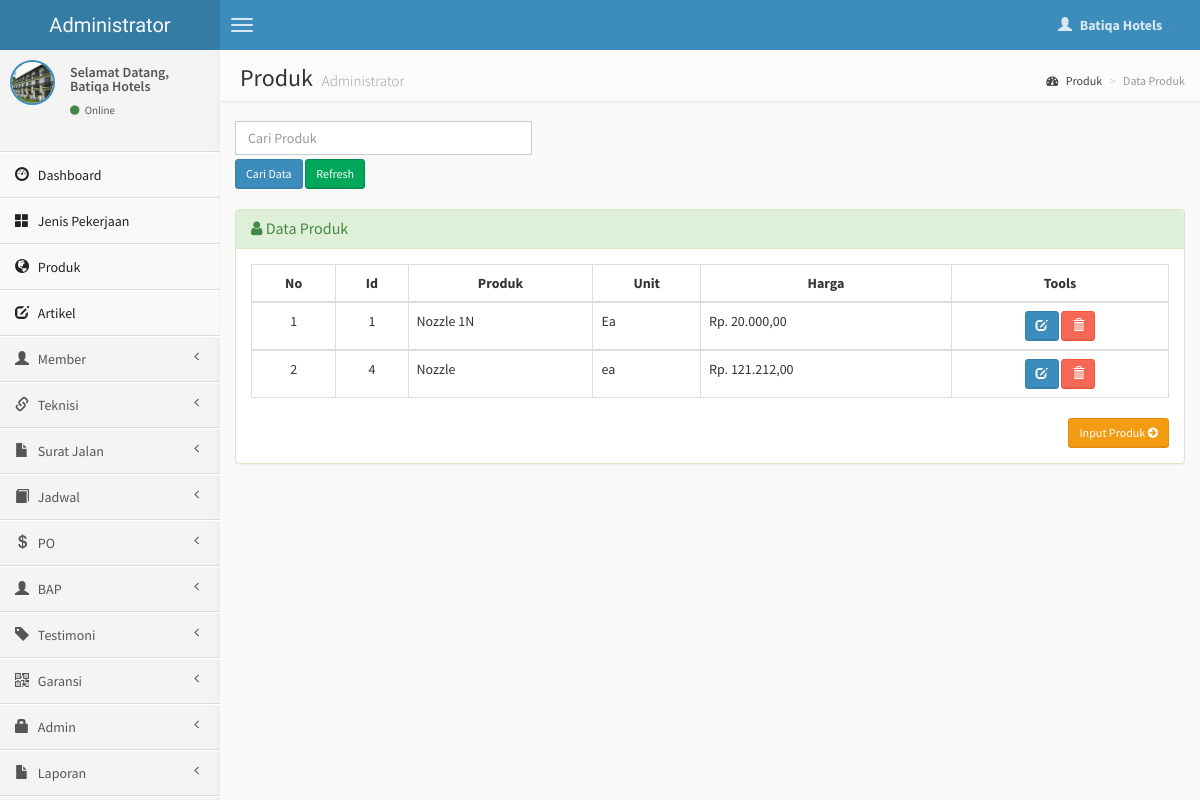
Page /admin/produk.php (signed in) on the committed database.
### tables this page shows
CREATE TABLE `produk` (
  `id_produk` int(4) NOT NULL,
  `nama_produk` varchar(50) NOT NULL,
  `unit` varchar(15) NOT NULL,
  `harga` varchar(15) NOT NULL
);

### admin/produk.php (the view, shortened to what this page needs)
<?php
if (empty($_SESSION['username'])){
	header('location:../index.php');
} else {
?>
<!DOCTYPE html>
<html>
    <head>
        <link href="../dist/css/bootstrap.css" rel="stylesheet" type="text/css" />
        <link href="//cdnjs.cloudflare.com/ajax/libs/font-awesome/4.1.0/css/font-awesome.min.css" rel="stylesheet" type="text/css" />
        <link href="//code.ionicframework.com/ionicons/1.5.2/css/ionicons.min.css" rel="stylesheet" type="text/css" />
        <link href="../css/morris/morris.css" rel="stylesheet" type="text/css" />
        <link href="../css/jvectormap/jquery-jvectormap-1.2.2.css" rel="stylesheet" type="text/css" />
        <link href="../css/datepicker/datepicker3.css" rel="stylesheet" type="text/css" />
        <link href="../css/daterangepicker/daterangepicker-bs3.css" rel="stylesheet" type="text/css" />
        <link href="../css/bootstrap-wysihtml5/bootstrap3-wysihtml5.min.css" rel="stylesheet" type="text/css" />
        <link href="../css/AdminLTE.css" rel="stylesheet" type="text/css" />
        <link rel="stylesheet" href="datatables/dataTables.bootstrap.css"/>
    </head>
    <body class="skin-blue">
        <header class="header">
            <a href="index.php" class="logo">
                Administrator
            </a>
            <nav class="navbar navbar-static-top" role="navigation">
                <a href="#" class="navbar-btn sidebar-toggle" data-toggle="offcanvas" role="button">
                    <span class="icon-bar"></span>
                    <span class="icon-bar"></span>
                    <span class="icon-bar"></span>
                </a>
                <div class="navbar-right">
                    <ul class="nav navbar-nav">
                        <li class="dropdown user user-menu">
                            <a href="#" class="dropdown-toggle" data-toggle="dropdown">
                                <i class="glyphicon glyphicon-user"></i>
                                <span><?php echo $_SESSION['fullname']; ?> <i class="caret"></i></span>
                            </a>
<?php } ?>
                        </li>
                    </ul>
                </div>
            </nav>
        </header>
        <div class="wrapper row-offcanvas row-offcanvas-left">
            <aside class="left-side sidebar-offcanvas">
                <section class="sidebar">
                    <div class="user-panel">
                        <div class="pull-left image">
                            <img src="<?php echo $_SESSION['gambar']; ?>" class="img-circle" alt="User Image" style="border: 2px solid #3C8DBC;" />
                        </div>
                        <div class="pull-left info">
                            <p>Selamat Datang,<br /><?php echo $_SESSION['fullname']; ?></p>
                            <a href="#"><i class="fa fa-circle text-success"></i> Online</a>
                        </div>
                    </div>
                    <?php include "menu.php"; ?>
                </section>
            </aside>
            <aside class="right-side">
                <section class="content-header">
                    <h1>
                        Produk
                        <small>Administrator</small>
                    </h1>
                    <ol class="breadcrumb">
                        <li><a href="#"><i class="fa fa-dashboard"></i> Produk</a></li>
                        <li class="active">Data Produk</li>
                    </ol>
                </section>
                <section class="content">
                    <div class="row">
              <div class="col-lg-4">
              <form action='produk.php' method="POST">
	       <input type='text' class="form-control" style="margin-bottom: 4px;" name='qcari' placeholder='Cari Produk' required />
           <input type='submit' value='Cari Data' class="btn btn-sm btn-primary" /> <a href='produk.php' class="btn btn-sm btn-success" >Refresh</i></a>
          	</div>
              </div>
                    <br />
                    <div class="row">
                        <div class="col-lg-12">
                    <div class="panel panel-success">
                        <div class="panel-heading">
                        <h3 class="panel-title"><i class="fa fa-user"></i> Data Produk </h3>
                        </div>
                        <div class="panel-body">
                    <?php
                    $query1="select * from produk";
                    $tampil=mysqli_query($koneksi, $query1) or die(mysqli_error());
                    ?>
                  <table id="example" class="table table-hover table-bordered">
                  <thead>
                      <tr>
                        <th><center>No </center></th>
                        <th><center>Id </center></th>
                        <th><center>Produk</i></center></th>
                        <th><center>Unit</center></th>
                        <th><center>Harga</center></th>
                        <th><center>Tools</center></th>
                      </tr>
                  </thead>
                     <?php
                     $no=0;
                     while($data=mysqli_fetch_array($tampil))
                    { $no++; ?>
                    <tbody>
                    <tr>
                    <td><center><?php echo $no; ?></center></td>
                    <td><center><?php echo $data['id_produk'];?></center></td>
                    <td><?php echo $data['nama_produk'];?></td>
                    <td><?php echo $data['unit']; ?></td>
                    <td>Rp. <?php echo number_format($data['harga'],2,",",".");?></td>
                    <td><center><div id="thanks"><a class="btn btn-sm btn-primary" data-placement="bottom" data-toggle="tooltip" title="Edit Produk" href="edit-produk.php?hal=edit&kd_cus=<?php echo $data['id_produk'];?>"><span class="glyphicon glyphicon-edit"></span></a>
                    <a onclick="return confirm ('Yakin hapus <?php echo $data['nama_produk'];?>.?');" class="btn btn-sm btn-danger tooltips" data-placement="bottom" data-toggle="tooltip" title="Hapus Produk" href="produk.php?hal=hapus&kd=<?php echo $data['id_produk'];?>"><span class="glyphicon glyphicon-trash"></a></center></td></tr></div>
                 <?php
              }
              ?>
                <div class="text-right">
                  <a href="input-produk.php" class="btn btn-sm btn-warning">Input Produk <i class="fa fa-arrow-circle-right"></i></a>
                </div>
              </div>
              </div>
            </div>
    </body>
</html>

### rows in the picture
produk: id_produk "1", nama_produk "Nozzle 1N", unit "Ea", harga "20.000,00"
produk: id_produk "4", nama_produk "Nozzle", unit "ea", harga "121.212,00"

### other values in the picture
$_SESSION['fullname'] "Batiqa Hotels"
